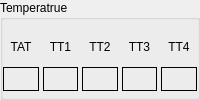
             <widget class="QGroupBox" name="groupBox_6">
              <property name="title">
               <string>Temperatrue</string>
              </property>
              <layout class="QGridLayout" name="gridLayout_6">
               <property name="leftMargin">
                <number>0</number>
               </property>
               <property name="rightMargin">
                <number>0</number>
               </property>
               <property name="bottomMargin">
                <number>0</number>
               </property>
               <property name="spacing">
                <number>4</number>
               </property>
               <item row="0" column="0">
                <widget class="QLabel" name="label_tat_l">
                 <property name="minimumSize">
                  <size>
                   <width>0</width>
                   <height>24</height>
                  </size>
                 </property>
                 <property name="maximumSize">
                  <size>
                   <width>16777215</width>
                   <height>24</height>
                  </size>
                 </property>
                 <property name="text">
                  <string>TAT</string>
                 </property>
                 <property name="alignment">
                  <set>Qt::AlignCenter</set>
                 </property>
                </widget>
               </item>
               <item row="0" column="1">
                <widget class="QLabel" name="label_tt1_l">
                 <property name="minimumSize">
                  <size>
                   <width>0</width>
                   <height>24</height>
                  </size>
                 </property>
                 <property name="maximumSize">
                  <size>
                   <width>16777215</width>
                   <height>24</height>
                  </size>
                 </property>
                 <property name="text">
                  <string>TT1</string>
                 </property>
                 <property name="alignment">
                  <set>Qt::AlignCenter</set>
                 </property>
                </widget>
               </item>
               <item row="0" column="2">
                <widget class="QLabel" name="label_tt2_l">
                 <property name="minimumSize">
                  <size>
                   <width>0</width>
                   <height>24</height>
                  </size>
                 </property>
                 <property name="maximumSize">
                  <size>
                   <width>16777215</width>
                   <height>24</height>
                  </size>
                 </property>
                 <property name="text">
                  <string>TT2</string>
                 </property>
                 <property name="alignment">
                  <set>Qt::AlignCenter</set>
                 </property>
                </widget>
               </item>
               <item row="0" column="3">
                <widget class="QLabel" name="label_tt3_l">
                 <property name="minimumSize">
                  <size>
                   <width>0</width>
                   <height>24</height>
                  </size>
                 </property>
                 <property name="maximumSize">
                  <size>
                   <width>16777215</width>
                   <height>24</height>
                  </size>
                 </property>
                 <property name="text">
                  <string>TT3</string>
                 </property>
                 <property name="alignment">
                  <set>Qt::AlignCenter</set>
                 </property>
                </widget>
               </item>
               <item row="0" column="4">
                <widget class="QLabel" name="label_tt4_l">
                 <property name="minimumSize">
                  <size>
                   <width>0</width>
                   <height>24</height>
                  </size>
                 </property>
                 <property name="maximumSize">
                  <size>
                   <width>16777215</width>
                   <height>24</height>
                  </size>
                 </property>
                 <property name="text">
                  <string>TT4</string>
                 </property>
                 <property name="alignment">
                  <set>Qt::AlignCenter</set>
                 </property>
                </widget>
               </item>
               <item row="1" column="0">
                <widget class="QLabel" name="tat_l">
                 <property name="minimumSize">
                  <size>
                   <width>0</width>
                   <height>24</height>
                  </size>
                 </property>
                 <property name="maximumSize">
                  <size>
                   <width>16777215</width>
                   <height>24</height>
                  </size>
                 </property>
                 <property name="frameShape">
                  <enum>QFrame::Box</enum>
                 </property>
                 <property name="text">
                  <string/>
                 </property>
                </widget>
               </item>
               <item row="1" column="1">
                <widget class="QLabel" name="tt1_l">
                 <property name="minimumSize">
                  <size>
                   <width>0</width>
                   <height>24</height>
                  </size>
                 </property>
                 <property name="maximumSize">
                  <size>
                   <width>16777215</width>
                   <height>24</height>
                  </size>
                 </property>
                 <property name="frameShape">
                  <enum>QFrame::Box</enum>
                 </property>
                 <property name="text">
                  <string/>
                 </property>
                </widget>
               </item>
               <item row="1" column="2">
                <widget class="QLabel" name="tt2_l">
                 <property name="minimumSize">
                  <size>
                   <width>0</width>
                   <height>24</height>
                  </size>
                 </property>
                 <property name="maximumSize">
                  <size>
                   <width>16777215</width>
                   <height>24</height>
                  </size>
                 </property>
                 <property name="frameShape">
                  <enum>QFrame::Box</enum>
                 </property>
                 <property name="text">
                  <string/>
                 </property>
                </widget>
               </item>
               <item row="1" column="3">
                <widget class="QLabel" name="tt3_l">
                 <property name="minimumSize">
                  <size>
                   <width>0</width>
                   <height>24</height>
                  </size>
                 </property>
                 <property name="maximumSize">
                  <size>
                   <width>16777215</width>
                   <height>24</height>
                  </size>
                 </property>
                 <property name="frameShape">
                  <enum>QFrame::Box</enum>
                 </property>
                 <property name="text">
                  <string/>
                 </property>
                </widget>
               </item>
               <item row="1" column="4">
                <widget class="QLabel" name="tt4_l">
                 <property name="minimumSize">
                  <size>
                   <width>0</width>
                   <height>24</height>
                  </size>
                 </property>
                 <property name="maximumSize">
                  <size>
                   <width>16777215</width>
                   <height>24</height>
                  </size>
                 </property>
                 <property name="frameShape">
                  <enum>QFrame::Box</enum>
                 </property>
                 <property name="text">
                  <string/>
                 </property>
                </widget>
               </item>
              </layout>
             </widget>
